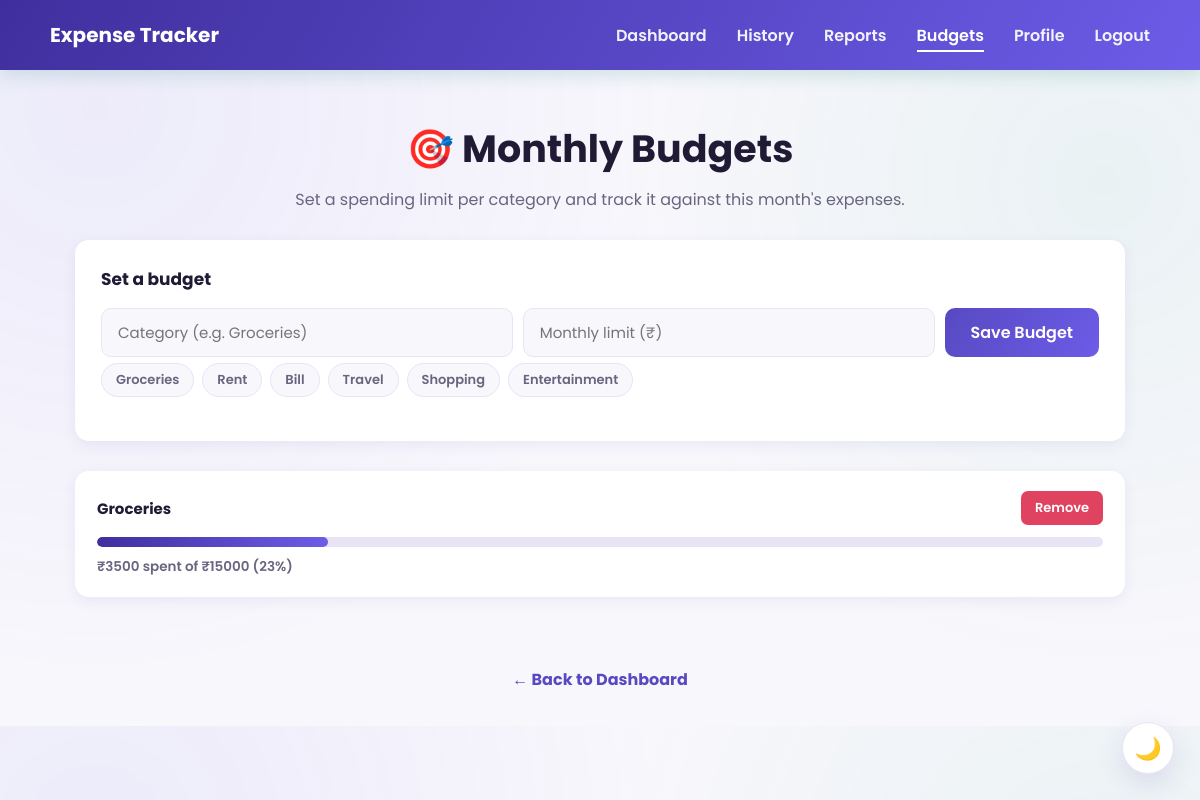
Before: /budgets (signed in) with the older database file.
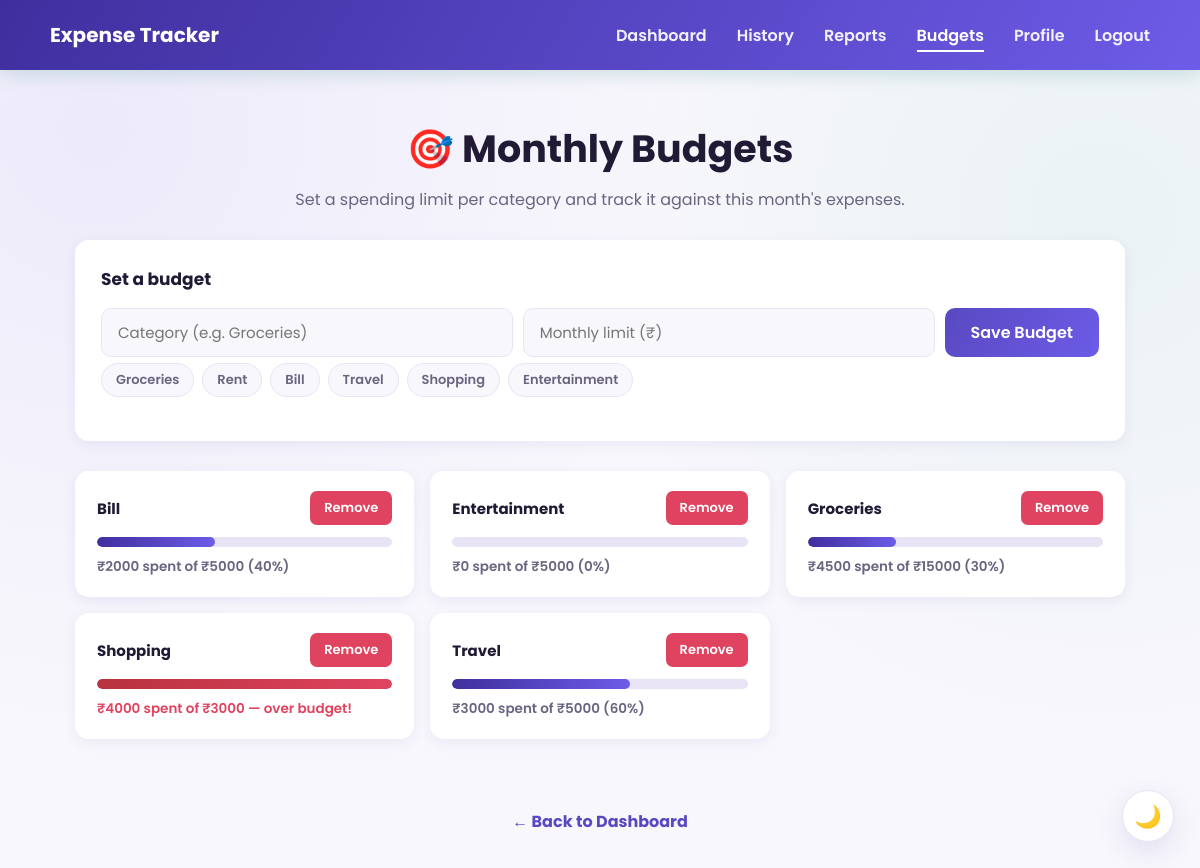
After: the same page with the newer database file.
### tables this page shows
CREATE TABLE budgets (
            id INTEGER PRIMARY KEY AUTOINCREMENT,
            user_id INTEGER,
            category TEXT NOT NULL,
            monthly_limit REAL NOT NULL,
            FOREIGN KEY(user_id) REFERENCES users(id),
            UNIQUE(user_id, category)
        );

### app.py (the view, shortened to what this page needs)
@app.route("/budgets", methods=["GET", "POST"])
@login_required
def budgets():
    user_id = session["user_id"]
    return render_template("budgets.html", budget_status=get_budget_status(user_id))

### app.py (called while the page is built)
def get_db():
    conn = sqlite3.connect(DB_NAME)
    conn.row_factory = sqlite3.Row
    return conn

def login_required(view_func):
    @wraps(view_func)
    def wrapped(*args, **kwargs):
        if "user_id" not in session:
            flash("Please log in to continue.")
            return redirect(url_for("login"))
        return view_func(*args, **kwargs)
    return wrapped

@app.context_processor
def inject_user():
    return {"current_user_name": session.get("user_name")}

### templates/budgets.html (shortened to what this page needs)
<!DOCTYPE html>
<html lang="en">
<head>
    <link rel="stylesheet" href="{{ url_for('static', filename='css/style.css') }}">
</head>
<body>
<nav>
    <h2>Expense Tracker</h2>
    <ul>
        <li><a href="{{ url_for('dashboard') }}">Dashboard</a></li>
        <li><a href="{{ url_for('transaction_history') }}">History</a></li>
        <li><a href="{{ url_for('reports') }}">Reports</a></li>
        <li><a href="{{ url_for('budgets') }}" class="active">Budgets</a></li>
        <li><a href="{{ url_for('profile') }}">Profile</a></li>
        <li><a href="{{ url_for('logout') }}">Logout</a></li>
    </ul>
</nav>
<section class="history-section">
    <h1>🎯 Monthly Budgets</h1>
    <p>Set a spending limit per category and track it against this month's expenses.</p>
    <div class="budget-form-card">
        <h3>Set a budget</h3>
        <form method="POST" action="{{ url_for('budgets') }}" class="budget-form">
            <input type="text" id="budget-category" name="category" placeholder="Category (e.g. Groceries)" required>
            <input type="number" name="monthly_limit" min="1" step="1" placeholder="Monthly limit (₹)" required>
            <button type="submit" class="primary-btn">Save Budget</button>
        </form>
        <div class="chip-row">
            <span class="chip" data-target="budget-category">Groceries</span>
            <span class="chip" data-target="budget-category">Rent</span>
            <span class="chip" data-target="budget-category">Bill</span>
            <span class="chip" data-target="budget-category">Travel</span>
            <span class="chip" data-target="budget-category">Shopping</span>
            <span class="chip" data-target="budget-category">Entertainment</span>
        </div>
    </div>
    {% if budget_status %}
    <div class="budget-list">
        {% for b in budget_status %}
        <div class="budget-item-card">
            <div class="budget-item-head">
                <span class="budget-cat-name">{{ b.category }}</span>
                <a href="{{ url_for('delete_budget', budget_id=b.id) }}"
                   class="delete-btn"
                   onclick="return confirm('Remove budget for {{ b.category }}?')">Remove</a>
            </div>
            <div class="budget-progress-track">
                <div class="budget-progress-fill {{ 'over-budget' if b.over else '' }}" style="width: {{ b.percent }}%;"></div>
            </div>
            <div class="budget-item-foot {{ 'over-budget-text' if b.over else '' }}">
                ₹{{ "%.0f"|format(b.spent) }} spent of ₹{{ "%.0f"|format(b.limit) }}
                {% if b.over %} — over budget!{% else %} ({{ b.percent }}%){% endif %}
            </div>
        </div>
        {% endfor %}
    </div>
    {% else %}
    <div class="empty-state">No budgets set yet — add one above to start tracking.</div>
    {% endif %}
</section>
<div class="back-dashboard">
    <a href="{{ url_for('dashboard') }}" class="back-btn">← Back to Dashboard</a>
</div>
</body>
</html>

### static/css/style.css (style rules this page uses)
:root { --brand: #6C5CE7; --brand-dark: #5849C2; --brand-deep: #3F2F9E; --ink: #201A35; --muted: #6B6480; --bg: #F8F7FC; --card: #FFFFFF; --border: #E8E4F5; --income: #0EA472; --income-soft: #E3F7EF; --expense: #E0435F; --expense-soft: #FDEAEE; --radius: 14px; --shadow-sm: 0 4px 14px rgba(63, 47, 158, 0.07); --shadow-md: 0 10px 28px rgba(63, 47, 158, 0.12); --shadow-lg: 0 18px 44px rgba(63, 47, 158, 0.16); --font: 'Poppins', 'Segoe UI', Arial, sans-serif; }
* { margin:0; padding:0; box-sizing:border-box; font-family: var(--font); }
html { scroll-behavior: smooth; }
body { background: var(--bg); color: var(--ink); -webkit-font-smoothing: antialiased; animation: page-in 0.35s ease both; }
a { color: inherit; }
nav { min-height: 70px; background: linear-gradient(120deg, var(--brand-deep), var(--brand)); display: flex; align-items: center; justify-content: space-between; padding: 14px 50px; position: sticky; top: 0; z-index: 100; box-shadow: 0 4px 18px rgba(15, 118, 110, 0.18); }
nav h2 { color: white; font-size: 20px; font-weight: 700; }
nav ul { display: flex; align-items: center; gap: 30px; list-style: none; }
nav ul li a { text-decoration: none; color: white; font-weight: 600; opacity: 0.92; padding-bottom: 3px; border-bottom: 2px solid transparent; transition: opacity 0.2s ease, border-color 0.2s ease; }
nav ul li a:hover, nav ul li a.active { opacity: 1; border-color: white; }
.primary-btn, .secondary-btn { display:inline-block; text-decoration:none; padding:15px 35px; border-radius:10px; font-size:16px; font-weight:600; cursor:pointer; border: none; transition: transform 0.2s ease, box-shadow 0.2s ease, background 0.2s ease; }
.primary-btn { background: linear-gradient(120deg, var(--brand-dark), var(--brand)); color:white; }
.back-btn { display:inline-block; text-align:center; margin-top:20px; text-decoration:none; color: var(--brand-dark); font-weight:700; transition: color 0.2s ease; }
.history-section { width:92%; max-width:1050px; margin:50px auto; text-align:center; }
.history-section h1 { font-size:38px; margin-bottom:10px; color: var(--ink); }
.history-section p { color: var(--muted); margin-bottom:28px; }
.delete-btn { background: var(--expense); color: white; padding: 7px 14px; text-decoration: none; border-radius: 7px; font-weight: 600; font-size: 13px; display: inline-block; transition: 0.2s ease; }
.back-dashboard { text-align: center; margin: 34px 0; }
body { background: radial-gradient(circle at 8% 15%, rgba(108, 92, 231, 0.08), transparent 45%), radial-gradient(circle at 92% 25%, rgba(14, 164, 114, 0.06), transparent 40%), var(--bg); }
.chip-row { display: flex; flex-wrap: wrap; gap: 8px; margin: -8px 0 18px; }
.chip { background: var(--bg); border: 1.5px solid var(--border); color: var(--muted); font-size: 13px; font-weight: 600; padding: 6px 14px; border-radius: 999px; cursor: pointer; transition: all 0.18s ease; }
.budget-form-card { background: var(--card); border-radius: var(--radius); padding: 26px; box-shadow: var(--shadow-sm); margin-bottom: 30px; text-align: left; }
.budget-form-card h3 { color: var(--ink); margin-bottom: 16px; font-size: 17px; }
.budget-form { display: flex; gap: 10px; flex-wrap: wrap; margin-bottom: 14px; }
.budget-form input { flex: 1; min-width: 160px; padding: 12px 16px; border: 1.5px solid var(--border); border-radius: 10px; font-size: 15px; font-family: var(--font); background: var(--bg); transition: border-color 0.2s ease; }
.budget-form .primary-btn { padding: 12px 26px; }
.budget-list { display: grid; grid-template-columns: repeat(auto-fit, minmax(260px, 1fr)); gap: 16px; text-align: left; }
.budget-item-card { background: var(--card); border-radius: var(--radius); padding: 20px 22px; box-shadow: var(--shadow-sm); }
.budget-item-head { display: flex; justify-content: space-between; align-items: center; margin-bottom: 12px; }
.budget-cat-name { font-weight: 700; color: var(--ink); font-size: 15px; }
.budget-progress-track { height: 10px; background: var(--border); border-radius: 999px; overflow: hidden; margin-bottom: 10px; }
.budget-progress-fill { height: 100%; border-radius: 999px; background: linear-gradient(90deg, var(--brand-deep), var(--brand)); transition: width 0.5s ease; }
.budget-progress-fill.over-budget { background: linear-gradient(90deg, #b8323f, var(--expense)); }
.budget-item-foot { font-size: 13.5px; color: var(--muted); font-weight: 600; }
.budget-item-foot.over-budget-text { color: var(--expense); }

Changed rows visible on the page:
added budgets: category "Bill", spent "2000", limit "5000", percent "40"
added budgets: category "Entertainment", spent "0", limit "5000", percent "0"
computed for budgets "Groceries": {{ b.percent }} 23 → 30 (drawn); spent "3500" → "4500"; percent "23" → "30"
added budgets: category "Shopping", {{ b.percent }} 100 (drawn), spent "4000", limit "3000", shows "— over budget!"
added budgets: category "Travel", spent "3000", limit "5000", percent "60"
